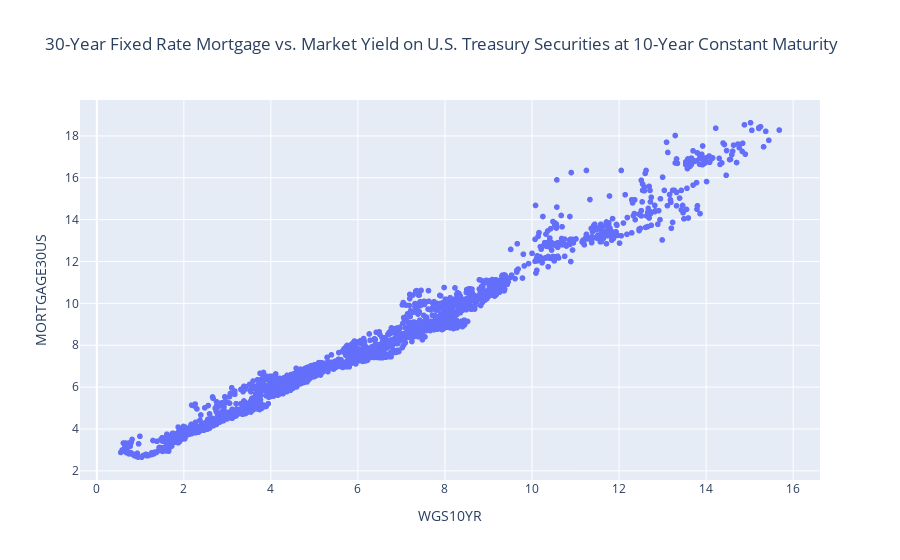

Here is the notebook cell this chart was saved with:
### Code cell
fig = px.scatter(
    df,
    x="WGS10YR",
    y="MORTGAGE30US",
    title="30-Year Fixed Rate Mortgage vs. Market Yield on U.S. Treasury Securities at 10-Year Constant Maturity",
    hover_data={"date": True},
)
# fig.layout.yaxis.tickformat = ",.0%"
# fig.layout.xaxis.tickformat = ",.0%"

fig.show()

### Figure 1 — Plotly figure (JSON) as saved in the notebook; plotly's stock layout.template omitted (floating-point values rounded to 4 significant figures; data arrays with more than 128 entries replaced by an {"elided": "..."} marker saying what was removed)
{"data": [{"customdata": {"elided": "3171x1 str values"}, "hovertemplate": "WGS10YR=%{x}<br>MORTGAGE30US=%{y}<br>date=%{customdata[0]}<extra></extra>", "legendgroup": "", "marker": {"color": "#636efa", "symbol": "circle"}, "mode": "markers", "name": "", "showlegend": false, "type": "scattergl", "x": {"elided": "3171 float values"}, "xaxis": "x", "y": {"elided": "3171 float values"}, "yaxis": "y"}], "layout": {"autosize": true, "legend": {"tracegroupgap": 0}, "title": {"text": "30-Year Fixed Rate Mortgage vs. Market Yield on U.S. Treasury Securities at 10-Year Constant Maturity"}, "xaxis": {"anchor": "y", "autorange": true, "domain": [0, 1], "range": [-0.3554, 16.59], "title": {"text": "WGS10YR"}, "type": "linear"}, "yaxis": {"anchor": "x", "autorange": true, "domain": [0, 1], "range": [1.331, 19.95], "title": {"text": "MORTGAGE30US"}, "type": "linear"}}}
